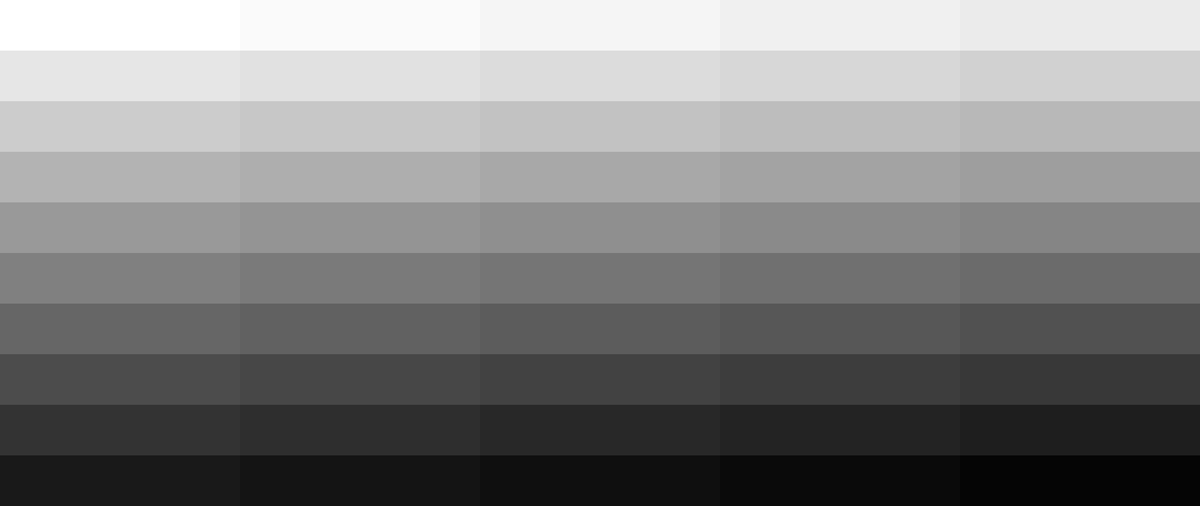
Frame 1 (no input)
Frame 2 (the mouse pressed at the canvas centre, redrawn once): identical to frame 1, image omitted

The Processing sketch that drew this single still picture (run headless with seeded random() and noise(); the mouse was pressed at the canvas centre and the sketch redrawn once):

// Processing sketch: fifty_shades_of_grey
// ── fifty_shades_of_grey.pde
// Manuale di Programmazione Cinematografica - Volume 1
// Daniele Olmisani, 2016

// Fifty Shades of Grey


final int ROWS = 10;
final int COLS = 5;


void setup() {
  
  size(2560, 1080);
  noLoop();
}


void draw() {
  
  scale(width/COLS, height/ROWS);

  float dC = 256/50.0;
  
  noStroke();
  
  int index = 50;
  for (int j=0; j<ROWS; j++) {
    for (int i=0; i<COLS; i++) {
      fill(index*dC);
      rect(i, j, 1, 1);
      index--;
    }
  }
  
  save("fifty-shades-of-grey.png"); 
}
